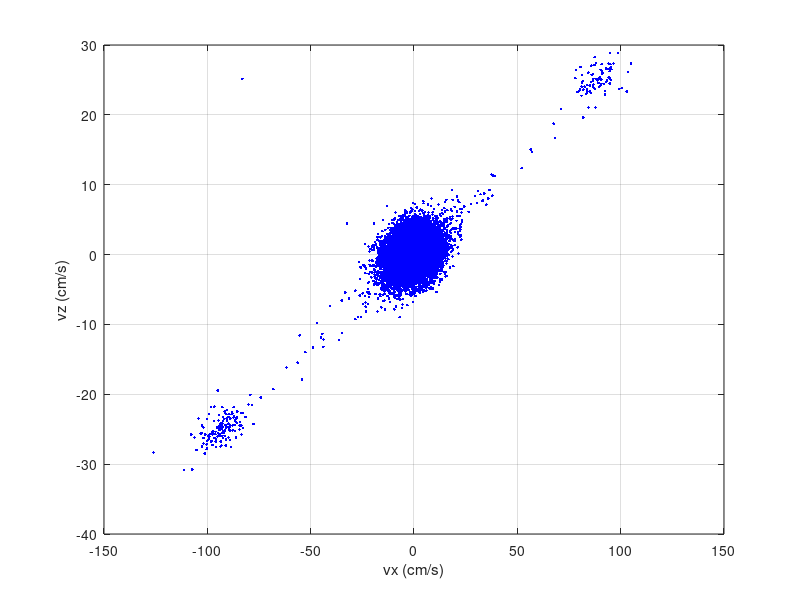

MATLAB code for this plot: (Note: this script raises an error after producing the figure.)
clear;

load('ADV');

figure;
plot(VEL_IN.x-mean(VEL_IN.x),VEL_IN.z-mean(VEL_IN.z),'b.');
xlabel('vx (cm/s)');
ylabel('vz (cm/s)');
grid on;

VEL_OUT = despiking(VEL_IN);
line(VEL_OUT.x-mean(VEL_OUT.x),VEL_OUT.z-mean(VEL_OUT.z),'Color','black','LineStyle','.');


